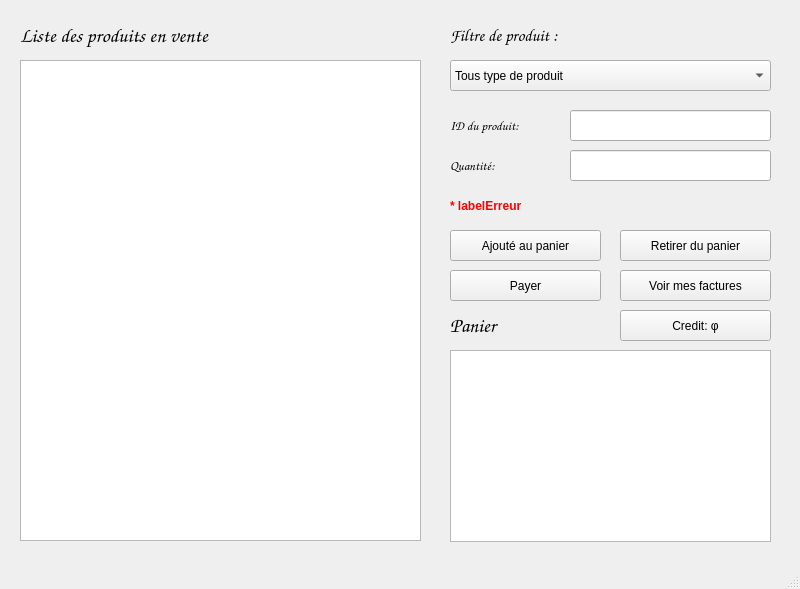
<?xml version="1.0" encoding="UTF-8"?>
<ui version="4.0">
 <class>MainWindow</class>
 <widget class="QMainWindow" name="MainWindow">
  <property name="geometry">
   <rect>
    <x>0</x>
    <y>0</y>
    <width>800</width>
    <height>589</height>
   </rect>
  </property>
  <property name="windowTitle">
   <string>MainWindow</string>
  </property>
  <widget class="QWidget" name="centralwidget">
   <widget class="QTextBrowser" name="textBrowserInventaire">
    <property name="geometry">
     <rect>
      <x>20</x>
      <y>60</y>
      <width>401</width>
      <height>481</height>
     </rect>
    </property>
    <property name="font">
     <font>
      <family>Consolas</family>
     </font>
    </property>
   </widget>
   <widget class="QLabel" name="labelTitre">
    <property name="geometry">
     <rect>
      <x>20</x>
      <y>20</y>
      <width>401</width>
      <height>31</height>
     </rect>
    </property>
    <property name="font">
     <font>
      <family>Comic Sans MS</family>
      <pointsize>15</pointsize>
     </font>
    </property>
    <property name="text">
     <string>Liste des produits en vente</string>
    </property>
   </widget>
   <widget class="QPushButton" name="buttonAjouter">
    <property name="geometry">
     <rect>
      <x>450</x>
      <y>230</y>
      <width>151</width>
      <height>31</height>
     </rect>
    </property>
    <property name="text">
     <string>Ajouté au panier</string>
    </property>
   </widget>
   <widget class="QLineEdit" name="lineEditID">
    <property name="geometry">
     <rect>
      <x>570</x>
      <y>110</y>
      <width>201</width>
      <height>31</height>
     </rect>
    </property>
   </widget>
   <widget class="QLineEdit" name="lineEditQuantite">
    <property name="geometry">
     <rect>
      <x>570</x>
      <y>150</y>
      <width>201</width>
      <height>31</height>
     </rect>
    </property>
   </widget>
   <widget class="QLabel" name="labelID">
    <property name="geometry">
     <rect>
      <x>450</x>
      <y>110</y>
      <width>121</width>
      <height>31</height>
     </rect>
    </property>
    <property name="font">
     <font>
      <family>Comic Sans MS</family>
      <pointsize>10</pointsize>
     </font>
    </property>
    <property name="text">
     <string>ID du produit:</string>
    </property>
   </widget>
   <widget class="QLabel" name="labelQuantite">
    <property name="geometry">
     <rect>
      <x>450</x>
      <y>150</y>
      <width>121</width>
      <height>31</height>
     </rect>
    </property>
    <property name="font">
     <font>
      <family>Comic Sans MS</family>
      <pointsize>10</pointsize>
     </font>
    </property>
    <property name="text">
     <string>Quantité:</string>
    </property>
   </widget>
   <widget class="QTextBrowser" name="textBrowserPanier">
    <property name="geometry">
     <rect>
      <x>450</x>
      <y>350</y>
      <width>321</width>
      <height>192</height>
     </rect>
    </property>
    <property name="font">
     <font>
      <family>Consolas</family>
     </font>
    </property>
   </widget>
   <widget class="QLabel" name="labelPanier">
    <property name="geometry">
     <rect>
      <x>450</x>
      <y>310</y>
      <width>321</width>
      <height>31</height>
     </rect>
    </property>
    <property name="font">
     <font>
      <family>Comic Sans MS</family>
      <pointsize>15</pointsize>
     </font>
    </property>
    <property name="text">
     <string>Panier</string>
    </property>
   </widget>
   <widget class="QLabel" name="labelErreur">
    <property name="geometry">
     <rect>
      <x>450</x>
      <y>190</y>
      <width>321</width>
      <height>31</height>
     </rect>
    </property>
    <property name="font">
     <font>
      <family>MS Shell Dlg 2</family>
      <weight>75</weight>
      <bold>true</bold>
     </font>
    </property>
    <property name="styleSheet">
     <string notr="true">color: rgb(255, 0, 0);</string>
    </property>
    <property name="text">
     <string>* labelErreur</string>
    </property>
   </widget>
   <widget class="QPushButton" name="buttonRetirer">
    <property name="geometry">
     <rect>
      <x>620</x>
      <y>230</y>
      <width>151</width>
      <height>31</height>
     </rect>
    </property>
    <property name="text">
     <string>Retirer du panier</string>
    </property>
   </widget>
   <widget class="QPushButton" name="buttonPayer">
    <property name="geometry">
     <rect>
      <x>450</x>
      <y>270</y>
      <width>151</width>
      <height>31</height>
     </rect>
    </property>
    <property name="text">
     <string>Payer</string>
    </property>
   </widget>
   <widget class="QPushButton" name="buttonFacture">
    <property name="geometry">
     <rect>
      <x>620</x>
      <y>270</y>
      <width>151</width>
      <height>31</height>
     </rect>
    </property>
    <property name="text">
     <string>Voir mes factures</string>
    </property>
   </widget>
   <widget class="QLabel" name="labelFiltre">
    <property name="geometry">
     <rect>
      <x>450</x>
      <y>20</y>
      <width>181</width>
      <height>31</height>
     </rect>
    </property>
    <property name="font">
     <font>
      <family>Comic Sans MS</family>
      <pointsize>13</pointsize>
     </font>
    </property>
    <property name="text">
     <string>Filtre de produit :</string>
    </property>
   </widget>
   <widget class="QComboBox" name="comboBoxFiltre">
    <property name="geometry">
     <rect>
      <x>450</x>
      <y>60</y>
      <width>321</width>
      <height>31</height>
     </rect>
    </property>
    <item>
     <property name="text">
      <string>Tous type de produit</string>
     </property>
    </item>
    <item>
     <property name="text">
      <string>Potion</string>
     </property>
    </item>
    <item>
     <property name="text">
      <string>Sortillege</string>
     </property>
    </item>
    <item>
     <property name="text">
      <string>Pierre Magique</string>
     </property>
    </item>
   </widget>
   <widget class="QPushButton" name="buttonCredit">
    <property name="geometry">
     <rect>
      <x>620</x>
      <y>310</y>
      <width>151</width>
      <height>31</height>
     </rect>
    </property>
    <property name="text">
     <string>Credit: φ</string>
    </property>
   </widget>
   <zorder>labelQuantite</zorder>
   <zorder>textBrowserInventaire</zorder>
   <zorder>labelTitre</zorder>
   <zorder>buttonAjouter</zorder>
   <zorder>lineEditID</zorder>
   <zorder>lineEditQuantite</zorder>
   <zorder>labelID</zorder>
   <zorder>textBrowserPanier</zorder>
   <zorder>labelPanier</zorder>
   <zorder>labelErreur</zorder>
   <zorder>buttonRetirer</zorder>
   <zorder>buttonPayer</zorder>
   <zorder>buttonFacture</zorder>
   <zorder>labelFiltre</zorder>
   <zorder>comboBoxFiltre</zorder>
   <zorder>buttonCredit</zorder>
  </widget>
  <widget class="QStatusBar" name="statusbar"/>
 </widget>
 <resources/>
 <connections/>
</ui>
